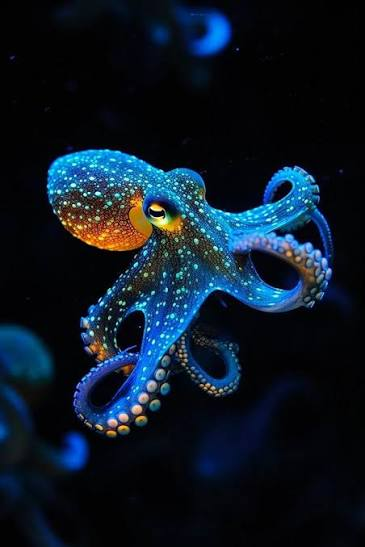
#> input picture imagenes/pulpo.jpg, 365 x 547 px, found by its file name
$ python p10-lineas-bordes-0072.py
#> lines starting #> are read from the running program, lines starting #| are printed output that depends on the picture; after the words box and inside, x2 and y2 are one past the last pixel; in counts of white or black regions, pixels touching at a corner belong together
# catherine eileen huerta rascon NC = 0072
import cv2
import numpy as np

# Cargar imagen
imagen = cv2.imread("pulpo.jpg")
#> imagen is the input picture: shape (547, 365, 3); mean B, G, R 37.8, 25.2, 13.5

# Verificar que la imagen exista
if imagen is None:
    print("Error: no se pudo cargar la imagen.")
    exit()

# Convertir a escala de grises
gris = cv2.cvtColor(imagen, cv2.COLOR_BGR2GRAY)
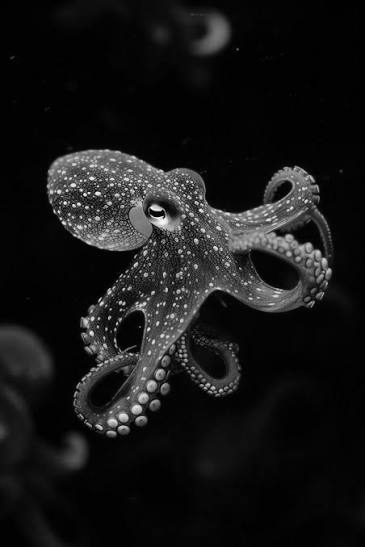
#> gris: shape (547, 365); min 0, max 251, mean 23.1

# Detectar bordes
bordes = cv2.Canny(gris, 50, 150)
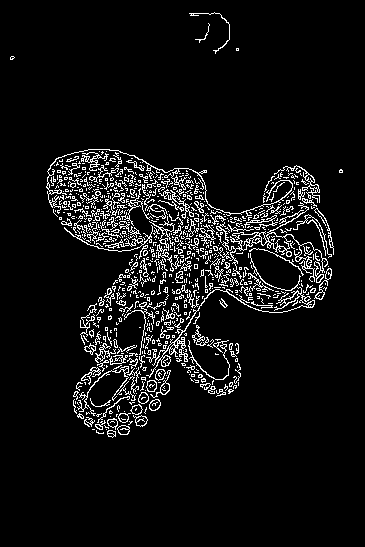
#> bordes: shape (547, 365); 6.9% white in thin lines or dots, all inside (x1, y1, x2, y2) = (10, 12, 343, 438)

# Detectar líneas mediante Hough
lineas = cv2.HoughLinesP(
    bordes,
    1,
    np.pi / 180,
    threshold=50,
    minLineLength=50,
    maxLineGap=10
)
#> lineas = 161 rows, first 6: [259, 249, 319, 189], [73, 404, 131, 346], [73, 236, 333, 254], [175, 208, 297, 229], [115, 436, 290, 167], [118, 372, 313, 177]

# Crear copia de la imagen
resultado = imagen.copy()

# Dibujar líneas
if lineas is not None:
    # Reformatear la matriz a un arreglo 2D de forma (N, 4)
    lineas_planas = lineas.reshape(-1, 4)
#> lineas_planas has the same summary as lineas

    for x1, y1, x2, y2 in lineas_planas:
        cv2.line(
            resultado,
            (int(x1), int(y1)),
            (int(x2), int(y2)),
            (0, 0, 255),
            2
        )
#> this loop made 161 passes
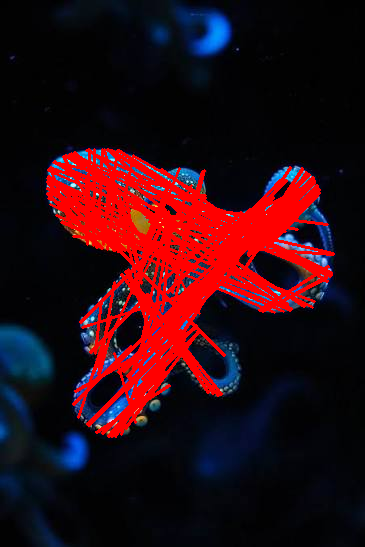
#> resultado: shape (547, 365, 3); 15.44% of pixels changed, all inside (x1, y1, x2, y2) = (46, 148, 335, 438)

# Mostrar resultados
cv2.imshow("Imagen original del pulpo", imagen)
cv2.imshow("Bordes del pulpo", bordes)
cv2.imshow("Lineas detectadas", resultado)

# Guardar resultado en el archivo correcto
cv2.imwrite(
    "resultadopulpo_lineas.jpg",
    resultado
)

print("Deteccion de lineas terminada.")

if lineas is not None:
    print("Cantidad de segmentos detectados:", len(lineas))
#| Cantidad de segmentos detectados: 161
else:
    print("No se detectaron lineas.")

print("Resultado guardado en:")
print("resultadopulpo_lineas.jpg")

# Esperar una tecla
cv2.waitKey(0)

# Cerrar ventanas
cv2.destroyAllWindows()
print("catherine eileen huerta rascon NC = 0072")
